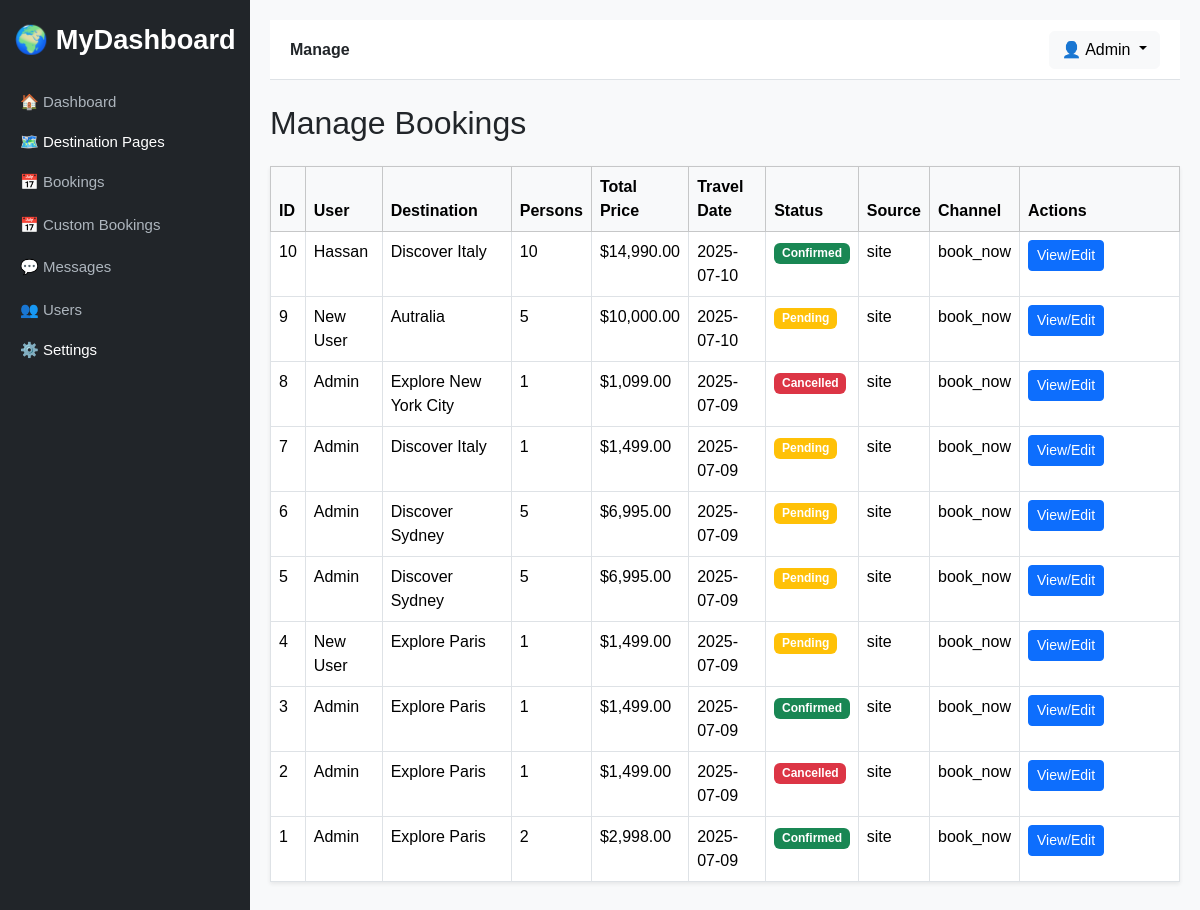
The page /admin/bookings/manage (signed in) on the database as committed earlier.
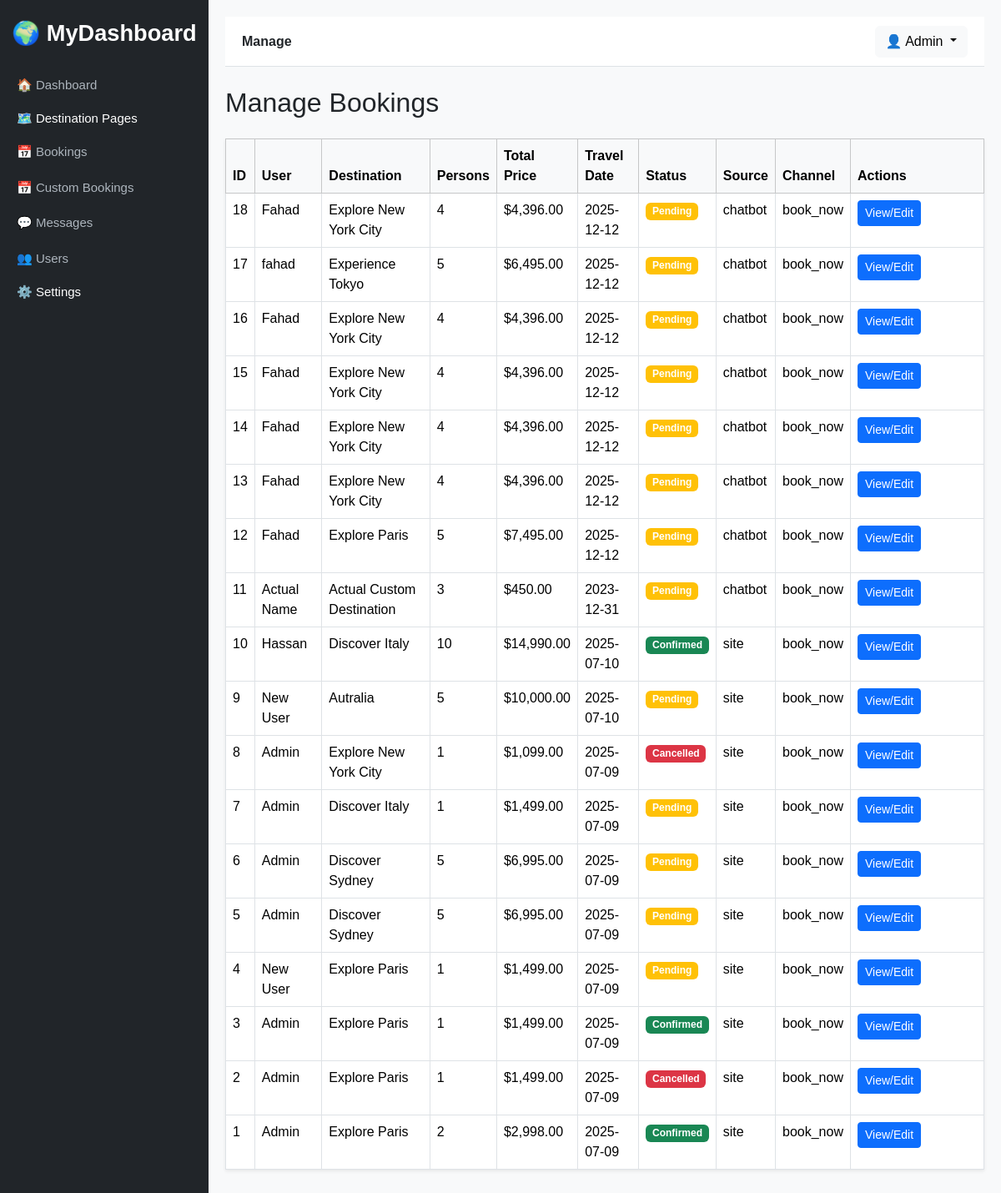
The same page on the database as committed later.
### tables this page shows
CREATE TABLE IF NOT EXISTS `bookings` (
  `id` int NOT NULL AUTO_INCREMENT,
  `user_id` int DEFAULT NULL,
  `destination_slug` varchar(255) DEFAULT NULL,
  `destination_title` varchar(255) NOT NULL,
  `phone` varchar(20) NOT NULL,
  `travel_date` date NOT NULL,
  `persons` int NOT NULL,
  `amount` decimal(10,2) NOT NULL DEFAULT '0.00',
  `total_price` decimal(10,2) NOT NULL DEFAULT '0.00',
  `message` text,
  `status` enum('Pending','Confirmed','Cancelled') DEFAULT 'Pending',
  `reason` varchar(255) DEFAULT NULL,
  `created_at` timestamp NULL DEFAULT CURRENT_TIMESTAMP,
  `guest_id` int DEFAULT NULL,
  `agent_message` text,
  `source` enum('site','chatbot','agent') DEFAULT 'site',
  `channel` enum('book_now','talk_to_agent') DEFAULT 'book_now',
  PRIMARY KEY (`id`),
  KEY `user_id` (`user_id`),
  KEY `destination_slug` (`destination_slug`),
  KEY `fk_guest` (`guest_id`)
);

CREATE TABLE IF NOT EXISTS `destinations` (
  `id` int NOT NULL AUTO_INCREMENT,
  `slug` varchar(255) NOT NULL,
  `title` varchar(255) NOT NULL,
  `description` text NOT NULL,
  `second_title` varchar(255) DEFAULT NULL,
  `second_description` text,
  `features` blob NOT NULL,
  `banner_image` varchar(255) DEFAULT NULL,
  `background_image` varchar(255) DEFAULT NULL,
  `duration` int NOT NULL,
  `price` decimal(10,2) NOT NULL,
  `created_at` timestamp NULL DEFAULT CURRENT_TIMESTAMP,
  PRIMARY KEY (`id`),
  UNIQUE KEY `slug` (`slug`),
  UNIQUE KEY `slug_2` (`slug`),
  UNIQUE KEY `slug_3` (`slug`),
  UNIQUE KEY `slug_4` (`slug`),
  UNIQUE KEY `slug_5` (`slug`),
  UNIQUE KEY `slug_6` (`slug`),
  UNIQUE KEY `slug_7` (`slug`),
  UNIQUE KEY `slug_8` (`slug`)
);

### index.php (called while the page is built, shortened)
<?php
$request = strtok($_GET['page'] ?? 'home', '?');
$path = "pages/$request.php";
$layout = 'layouts/main.php';
if (preg_match('/^admin\//', $request)) {
    $layout = 'layouts/admin.php';
} elseif (preg_match('/^user\//', $request)) {
    require_once 'includes/auth_user.php';
    $layout = 'layouts/admin.php';
} elseif (in_array($request, ['login', 'register'])) {
    require_once $path;
    exit;
}
require_once $layout;

### pages/admin/bookings/manage.php (the view, shortened to what this page needs)
<?php
require_once 'config/db.php';
$result = $conn->query("SELECT bookings.*,
                               COALESCE(users.name, guest_users.name) AS user_name,
                               COALESCE(users.email, guest_users.email) AS user_email,
                               COALESCE(guest_users.phone, '') AS user_phone,
                               bookings.destination_title,
                               destinations.title AS real_destination_title
                        FROM bookings
                        LEFT JOIN users ON bookings.user_id = users.id
                        LEFT JOIN guest_users ON bookings.guest_id = guest_users.id
                        LEFT JOIN destinations ON bookings.destination_slug = destinations.slug
                        ORDER BY bookings.id DESC");
?>
<div class="d-flex justify-content-between align-items-center mb-3">
    <h2>Manage Bookings</h2>
</div>
<table class="table table-bordered table-hover bg-white shadow-sm">
    <thead class="table-light">
        <tr>
            <th>ID</th>
            <th>User</th>
            <th>Destination</th>
            <th>Persons</th>
            <th>Total Price</th>
            <th>Travel Date</th>
            <th>Status</th>
            <th>Source</th>
            <th>Channel</th>
            <th width="160">Actions</th>
        </tr>
    </thead>
    <tbody>
        <?php while ($row = $result->fetch_assoc()): ?>
            <tr>
                <td><?= $row['id'] ?></td>
                <td><?= htmlspecialchars($row['user_name']) ?></td>
                <td><?= htmlspecialchars($row['destination_title'] ?: $row['real_destination_title']) ?></td>
                <td><?= $row['persons'] ?></td>
                <td>$<?= number_format($row['total_price'], 2) ?></td>
                <td><?= $row['travel_date'] ?></td>
                <td>
                    <span class="badge bg-<?= $row['status'] === 'Confirmed' ? 'success' : ($row['status'] === 'Cancelled' ? 'danger' : 'warning') ?>">
                        <?= $row['status'] ?>
                    </span>
                </td>
                <td><?= htmlspecialchars($row['source']) ?></td>
                <td><?= htmlspecialchars($row['channel']) ?></td>
                <td>
                    <button class="btn btn-sm btn-primary"
                        data-bs-toggle="modal"
                        data-bs-target="#viewModal"
                        data-id="<?= $row['id'] ?>"
                        data-user="<?= htmlspecialchars($row['user_name']) ?>"
                        data-email="<?= htmlspecialchars($row['user_email']) ?>"
                        data-phone="<?= htmlspecialchars($row['user_phone']) ?>"
                        data-destination="<?= htmlspecialchars($row['destination_title'] ?: $row['real_destination_title']) ?>"
                        data-persons="<?= $row['persons'] ?>"
                        data-price="<?= $row['total_price'] ?>"
                        data-date="<?= $row['travel_date'] ?>"
                        data-status="<?= $row['status'] ?>"
                        data-message="<?= htmlspecialchars($row['agent_message']) ?>"
                        data-reason="<?= htmlspecialchars($row['reason']) ?>">
                        View/Edit
                    </button>
                </td>
            </tr>
        <?php endwhile; ?>
    </tbody>
</table>

Rows that differ between the two databases and show on the page:
added bookings: id "18", user_name "Fahad", destinations.title "Explore New York City", persons "4", total_price "4,396.00", travel_date "2025-12-12", status "Pending", source "chatbot", channel "book_now"
added bookings: id "17", user_name "fahad", destinations.title "Experience Tokyo", persons "5", total_price "6,495.00", travel_date "2025-12-12", status "Pending", source "chatbot", channel "book_now"
added bookings: id "16", user_name "Fahad", destinations.title "Explore New York City", persons "4", total_price "4,396.00", travel_date "2025-12-12", status "Pending", source "chatbot", channel "book_now"
added bookings: id "15", user_name "Fahad", destinations.title "Explore New York City", persons "4", total_price "4,396.00", travel_date "2025-12-12", status "Pending", source "chatbot", channel "book_now"
added bookings: id "14", user_name "Fahad", destinations.title "Explore New York City", persons "4", total_price "4,396.00", travel_date "2025-12-12", status "Pending", source "chatbot", channel "book_now"
added bookings: id "13", user_name "Fahad", destinations.title "Explore New York City", persons "4", total_price "4,396.00", travel_date "2025-12-12", status "Pending", source "chatbot", channel "book_now"
added bookings: id "12", user_name "Fahad", destinations.title "Explore Paris", persons "5", total_price "7,495.00", travel_date "2025-12-12", status "Pending", source "chatbot", channel "book_now"
added bookings: id "11", user_name "Actual Name", destination_title "Actual Custom Destination", persons "3", total_price "450.00", travel_date "2023-12-31", status "Pending", source "chatbot", channel "book_now"
